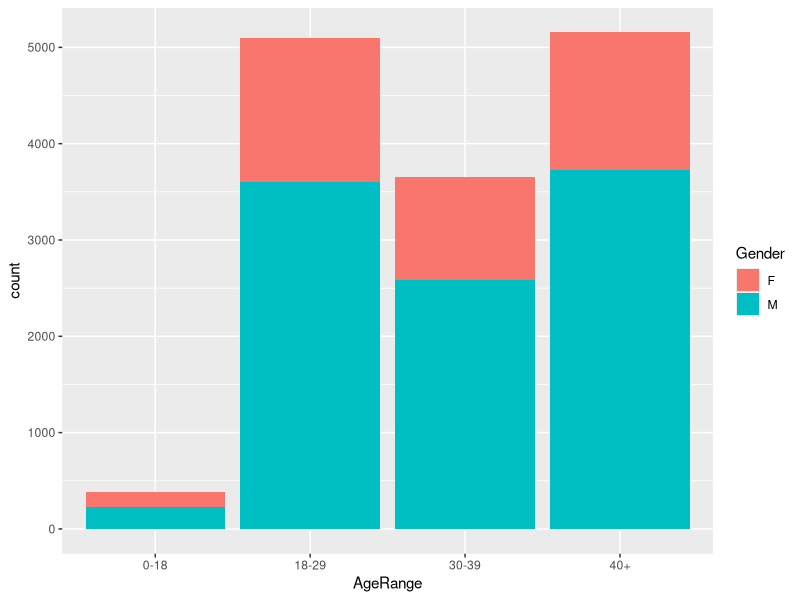
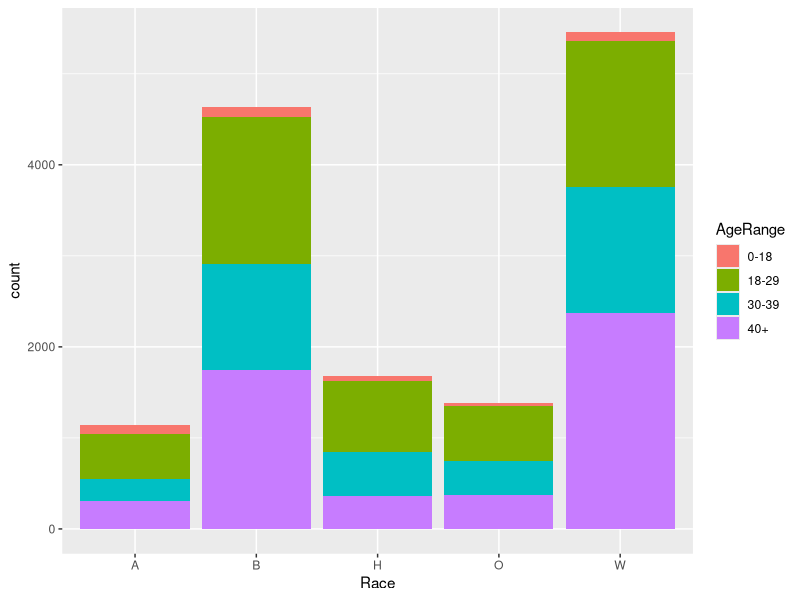
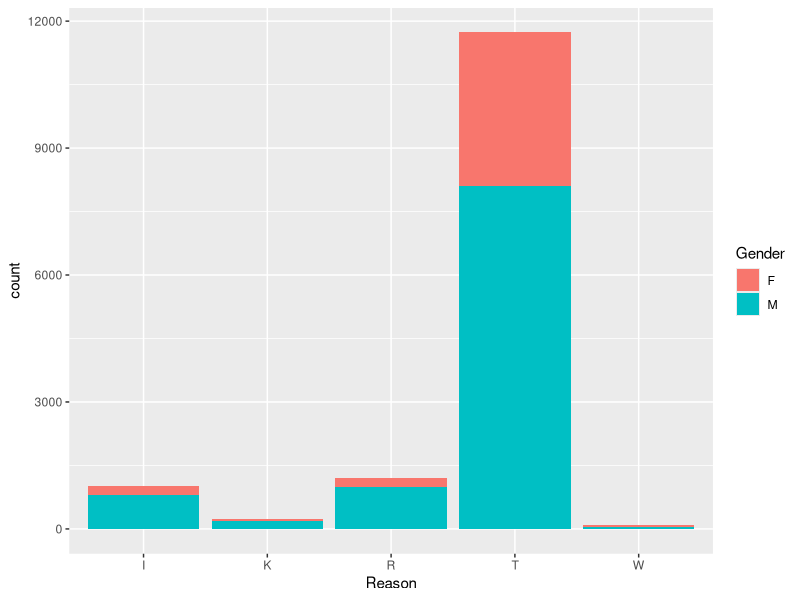
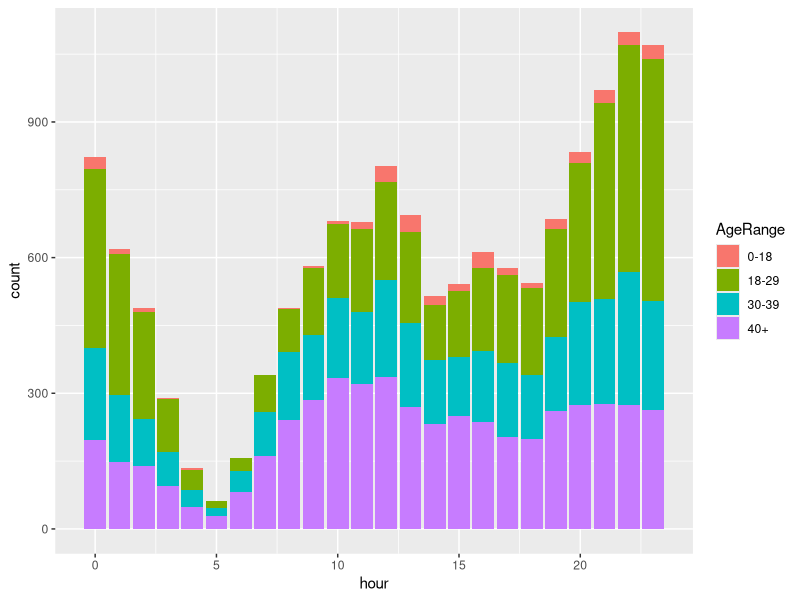

Source code (R) for these figures, in order:
## ---- chunk 1
knitr::opts_chunk$set(echo = TRUE)
## ---- chunk 2
library(readr)
library(ggplot2)
library(dplyr)
library(lubridate)

# Read data
stop_by <- read_csv("cleaned_stop_data.csv")

stop_by$Call.Date.Time <- mdy_hm(stop_by$Call.Date.Time)
stop_by$AgeRange <- as.factor(stop_by$AgeRange)

stop_by <- stop_by %>%
  mutate(hour = hour(Call.Date.Time))


stop_race <- ggplot(stop_by, aes(x = Race, fill = AgeRange)) + geom_bar()
stop_age <- ggplot(stop_by, aes(x = AgeRange, fill = Gender)) + geom_bar()
stop_reason <- ggplot(stop_by, aes(x = Reason, fill = Gender)) + geom_bar()
stop_time <- ggplot(stop_by, aes(x = hour, fill = AgeRange)) + geom_bar()




View(stop_by)
